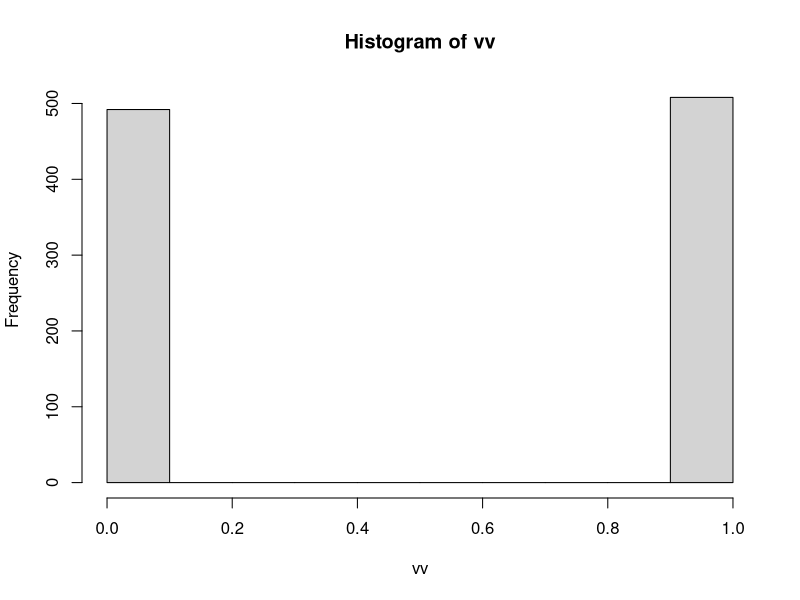

The R source for this figure: (Note: this script raises an error after producing the figure.)
#Clase 4

##################################### Sobre Monedas ############################################
# A lo largo de esta actividad identificaremos la cara con el valor 1 y la ceca con el valor 0.

###################### 1. Una moneda
# a) Implementar una funci ́on cara ceca que simule el lanzamiento de una moneda
# equilibrada, devolviendo los valores 1 y 0 para cara y ceca, respectivamente.
# Indicar si es necesario definir un input para esta funci ́on.
cara_seca <-function()
{
  return(sample(0:1, 1, replace=TRUE))
}
cara_seca()

# b) ¿Con qu ́e frecuencia (cu ́antas veces) espera observar el valor 1 (cara) si repite el
# experimento N rep = 1000 veces?


tirar_muchas_monedas <-function(n=40){
  sumas <-rep(NA, n) # sumas <-c() 
  for (i in 1:n)
  {
    sumas[i] = cara_seca() # sumas <- c(sumas,suma.cubilete())
  }
  sumas
}
vv = tirar_muchas_monedas(1000)
hist(vv)
#   c) Guardar en el vector muchas repeticiones el resultado de la funci ́on cara ceca
# a lo largo de N rep = 1000 repeticiones. Calcular la cantidad de veces (frecuen-
#cia) que se obtuvo el valor cara. Calcular la frecuencia relativa (frecuencia/N ep)
# correspondiente al valor cara.
probabilidad_cara <-function(vector,n=1000){
  a <- table(vector)
  count_cara <- a[names(a)==1]
  return( count_cara/n)
  #length(which(numbers==x))
}
probabilidad_cara(vv,1000)

###################### 2. Repetimos varias monedas
# a) Implementar una funcíon repito moneda(n) que dado un n ́umero de repeticiones
# n devuelva un vector con n posiciones de manera que en la componente i- ́esima
# haya un 1 si en la i- ́esima repetici ́on se obtiene cara y haya un 0 si se obtiene ceca.
repito_moneda <-function(n=1000){
  sumas <-rep(NA, n) # sumas <-c() 
  for (i in 1:n)
  {
    sumas[i] = cara_seca() # sumas <- c(sumas,suma.cubilete())
  }
  sumas
}
vv = repito_moneda(1000)

# b) Implementar una funci ́on cuantas caras(n) que dado un n ́umero de repeticiones
# n devuelva la cantidad de caras (unos) observadas en las n repeticiones.
cuantas_caras <-function(n=1000){
  vector= repito_moneda(1000)
  a <- table(vector)
  a[names(a)==1]
  #length(which(numbers==x))
}
cuantas_caras(1000)


###################### 3. Sigue tirando, sigue tirando
# a) Implementar la funci ́on perseverancia cara que emule el n ́umero de lanzamien-
#   tos necesarios hasta observar la primera cara. Indicar si es necesario definir un
# input para esta funci ́on
perseverancia_cara <-function(){
  suma = 0 
  cara=0
  while(cara==0){
    if(cara_seca() == 1)
    {cara=1}
    suma = suma + 1
  }
  return(suma)
}
perseverancia_cara()



# b) Guardar en el vector muchas perseverancia cara el resultado de la funci ́on
# perseverancia a lo largo de N rep = 1000 repeticiones. Calcular la frecuencia re-
#   lativa de cada uno de los valores obtenidos. Calcular el promedio de los resultados
# guardados en muchas perseverancia cara.
perseverancia_a_lo_largo <-function(n=1000){
  sumas <-rep(NA, n)
  frec_sumas<-rep(NA, n)
  for (i in 1:n)
  {
    sumas[i] = perseverancia_cara()
    frec_sumas[i] = 1/sumas[i]
  }
  frec_sumas
  # hist(sumas, breaks = 50)
}
perseverancia_a_lo_largo()
hist(pers)

###################### 4. Exito - Fracaso
# a) Implementar una funci ́on exito fracaso(p) que tenga por input un valor p que
# devuelva los valores 1 o 0, para  ́exito y fracaso, respectivamente, de forma tal que
# el  ́exito ocurra con probabilidad p.
funcion_exito_fracaso <-function(p){
  sample(0:1, 1, replace = FALSE, prob = c(1-p,p))
}

funcion_exito_fracaso(0.9)





# b) ¿Con qu ́e frecuencia (cu ́antas veces) espera observar el valor 1 si repite el experi-
#   mento N rep = 1000 veces?

frecuencia_funcion_exito_fracaso <-function(n=40,p=.5){
  sumas <-rep(NA, n) # sumas <-c() 
  for (i in 1:n)
  {
    sumas[i] = funcion_exito_fracaso(p) # sumas <- c(sumas,suma.cubilete())
  }
  hist(sumas)
  sumas
}
frecuencia_funcion_exito_fracaso(1000,0.9)

# c) Guardar en el vector muchas repeticiones bis el resultado de la funci ́on exito fracaso
# a lo largo de N rep = 1000 repeticiones, utilizando p = 0,8. 
# Calcular la cantidad de veces que (frecuencia) obtuvo el valor 1 ( ́exito).
# Calcular la frecuencia relativa (frecuencia/N ep) correspondiente al  ́exito.
muchas_repeticiones_bis <- frecuencia_funcion_exito_fracaso(1000,0.8)

cant_veces_uno = length(which(muchas_repeticiones_bis==1))
frec_relativa_cant_veces_uno = cant_veces_uno/1000


# 5. Muchas repeticiones
# a) Implementar una funci ́on repito exito fracaso(n, p) que dado un n ́umero de
# repeticiones n y un valor p devuelva un vector con n posiciones de manera que
# en la componente i- ́esima haya un 1 si en la i- ́esima repetici ́on se obtiene  ́exito y
# haya un 0 si se obtiene fracaso, siendo p la probabilidad de  ́exito en cada una de
# las n repeticiones (independientes).

# b) Implementar una funci ́on cuantos exitos(n, p) que dado un n ́umero de repeti-
#   ciones n y un valor p devuelva la cantidad de  ́exitos (unos) observadas en las n
# repeticiones, siendo p la probabilidad de  ́exito en cada una de las n repeticiones
# (independientes).


cuantos_exitos <-function(n=1000,p=.8){
  muchas_repeticiones_bis <- frecuencia_funcion_exito_fracaso(n,p)
  length(which(muchas_repeticiones_bis==1))

}

cuantos_exitos()

# 6. Sigue tirando, sigue tirando
# a) Implementar la funci ́on perseverancia exito(p) que dado un valor p emule
# el n ́umero de repeticiones necesarias hasta observar el primer  ́exito, siendo p la
# probabilidad de  ́exito en cada repetici ́on.
perseverancia_exito <-function(p){
  suma = 0 
  cara=0
  while(cara==0){
    if(funcion_exito_fracaso(p) == 1)
    {cara=1}
    suma = suma + 1
  }
  return(suma)
}
perseverancia_exito(0.1)

# b) Guardar en el vector muchas perseverancia exito el resultado de la funci ́on
# perseverancia exito a lo largo de N rep = 1000 repeticiones, utilizando p = 0,8.
# Calcular la frecuencia relativa de cada uno de los valores obtenidos. Calcular el
# promedio de los resultados guardados en muchas perseverancia exito.

muchas_perseverancias_exito <-function(p,n=1000){
  sumas <-rep(NA, n)
  frec_sumas<-rep(NA, n)
  for (i in 1:n)
  {
    sumas[i] = perseverancia_exito(p)
  }
  
  sumas
}

hist(muchas_perseverancias_exito(0.8))

# c) Repita el item anterior variando p en la grilla grilla<-seq(0.01,0.99,by=0.02)
# y graficar p (en la grilla) vs el promedio de perseverancia exito(p) en N rep =
#   1000. Proponga alguna curva para modelar este fen ́omeno y superponerla en otro
# color.
ejercicioc <-function(p,n=1000){
  grilla<-seq(0.01,0.99,by=0.02)
  promedios <-c() 
  for (i in grilla)
  {
    promedios <- c(promedios,mean(muchas_perseverancias_exito(i))) 
  }
  plot(promedios,grilla)
  promedios
  }
ejercicioc()
